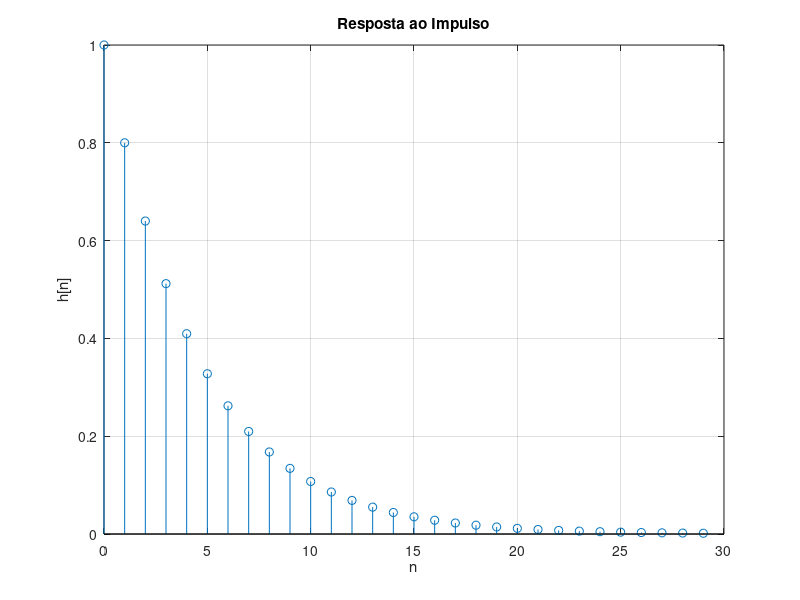

Recreate this plot in MATLAB.
clc;
clear;
close all;

N = 30;

h = zeros(1,N);

h(1) = 1;

for n = 2:N
    h(n) = 0.8*h(n-1);
end

stem(0:N-1,h);

title('Resposta ao Impulso');
xlabel('n');
ylabel('h[n]');
grid on;
